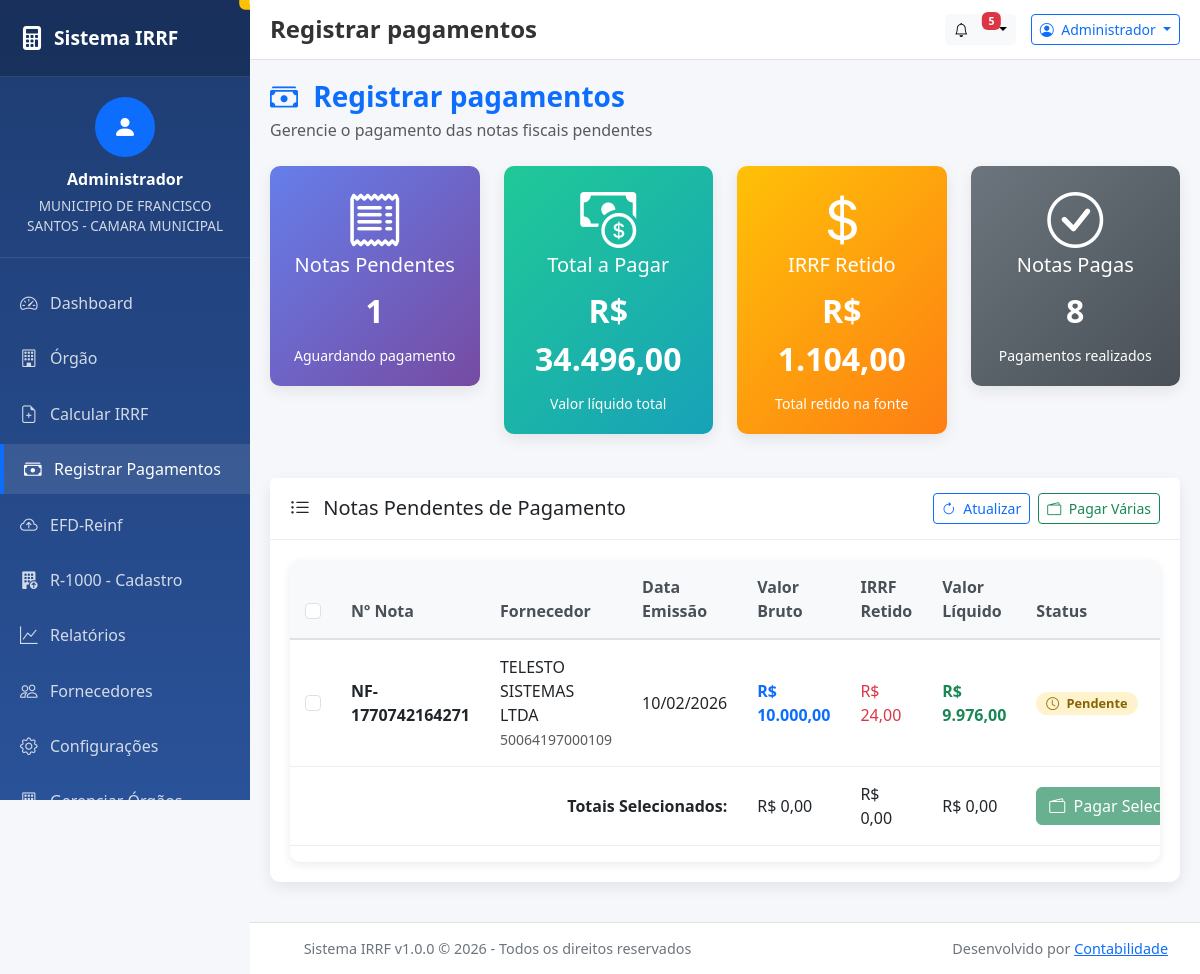
Before: /public/pagar-nota.php (signed in) with the older database file.
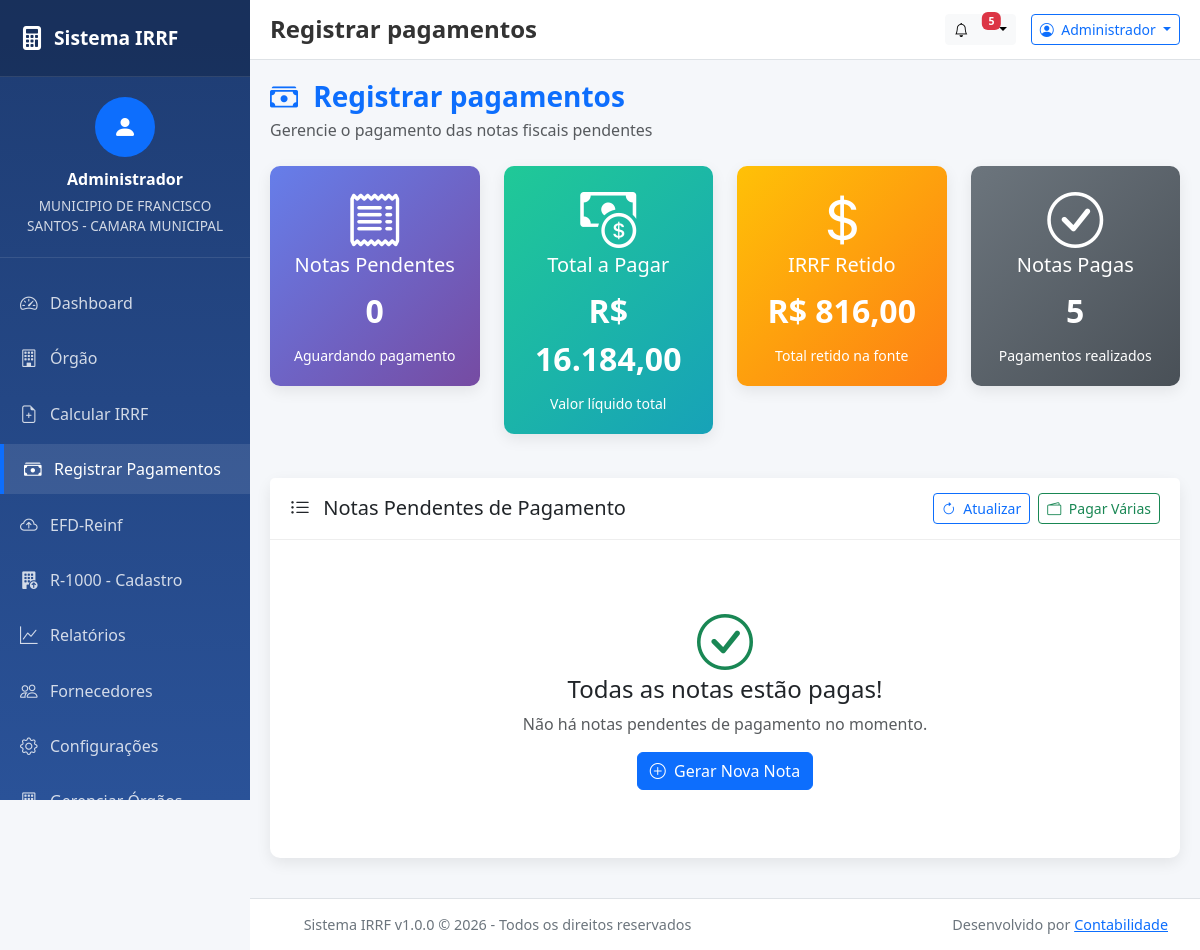
After: the same page with the newer database file.
### tables this page shows
CREATE TABLE `notas_fiscais` (
  `id` int(11) NOT NULL,
  `id_orgao` int(11) NOT NULL,
  `id_fornecedor` int(11) NOT NULL,
  `id_natureza_servico` int(11) NOT NULL,
  `numero_nota` varchar(50) NOT NULL,
  `serie_nota` varchar(20) DEFAULT NULL,
  `data_emissao` date NOT NULL,
  `data_pagamento` date DEFAULT NULL,
  `valor_bruto` decimal(15,2) NOT NULL,
  `aliquota_aplicada` decimal(5,2) NOT NULL,
  `valor_irrf_retido` decimal(15,2) DEFAULT 0.00,
  `valor_iss_retido` decimal(15,2) DEFAULT 0.00,
  `valor_liquido` decimal(15,2) GENERATED ALWAYS AS (`valor_bruto` - `valor_irrf_retido` - `valor_iss_retido`) STORED,
  `caminho_anexo_pdf` varchar(255) DEFAULT NULL,
  `status_pagamento` enum('pendente','pago') DEFAULT 'pendente',
  `nota_ativa` tinyint(1) DEFAULT 1,
  `observacoes` text DEFAULT NULL,
  `descricao_servico` text DEFAULT NULL,
  `created_at` timestamp NOT NULL DEFAULT current_timestamp(),
  `updated_at` timestamp NULL DEFAULT current_timestamp() ON UPDATE current_timestamp()
);

CREATE TABLE `fornecedores` (
  `id` int(11) NOT NULL,
  `cnpj` varchar(18) NOT NULL,
  `razao_social` varchar(255) NOT NULL,
  `nome_fantasia` varchar(255) DEFAULT NULL,
  `regime_tributario` enum('simples_nacional','lucro_presumido','lucro_real','mei','outros') NOT NULL DEFAULT 'outros',
  `ativo` tinyint(1) DEFAULT 1,
  `endereco_completo` text DEFAULT NULL,
  `email` varchar(255) DEFAULT NULL,
  `telefone` varchar(20) DEFAULT NULL,
  `created_at` timestamp NOT NULL DEFAULT current_timestamp()
);

### public/pagar-nota.php (called while the page is built)
<?php
require_once __DIR__ . '/../app/Views/pagar-nota.php';
?>

### app/Core/Database.php (called while the page is built, shortened)
<?php
class Database {
    private static $instance = null;
    private $conn;
    private function __construct() {
        try {
            $dsn = "mysql:host=" . DB_HOST . ";dbname=" . DB_NAME . ";charset=utf8mb4";
            $options = [
                PDO::ATTR_ERRMODE => PDO::ERRMODE_EXCEPTION,
                PDO::ATTR_DEFAULT_FETCH_MODE => PDO::FETCH_ASSOC,
                PDO::ATTR_EMULATE_PREPARES => false,
                PDO::ATTR_PERSISTENT => false,
                PDO::MYSQL_ATTR_INIT_COMMAND => "SET NAMES utf8mb4 COLLATE utf8mb4_unicode_ci"
            ];
            $this->conn = new PDO($dsn, DB_USER, DB_PASS, $options);
        } catch (PDOException $e) {
            if (DEBUG_MODE) {
                die("Erro na conexão com o banco de dados: " . $e->getMessage());
            } else {
                error_log("Erro de conexão: " . $e->getMessage());
                die("Erro interno do sistema. Contate o administrador.");
            }
        }
    }
    public static function getInstance() {
        if (self::$instance === null) {
            self::$instance = new Database();
        }
        return self::$instance;
    }
    public function getConnection() {
        return $this->conn;
    }
}

### app/Models/NotaFiscal.php (called while the page is built, shortened)
<?php
require_once __DIR__ . '/../Core/Database.php';
class NotaFiscal {
    private $db;
    private $table = 'notas_fiscais';
    public function __construct() {
        $this->db = Database::getInstance()->getConnection();
    }
    public function listarPendentesPagamento($idOrgao) {
        $sql = "SELECT nf.*, f.razao_social, f.cnpj, ns.descricao as natureza_desc
                FROM {$this->table} nf
                JOIN fornecedores f ON nf.id_fornecedor = f.id
                JOIN natureza_servicos ns ON nf.id_natureza_servico = ns.id
                WHERE nf.id_orgao = :id_orgao
                AND nf.status_pagamento = 'pendente'
                AND nf.nota_ativa = 1
                ORDER BY nf.data_emissao ASC";
        $stmt = $this->db->prepare($sql);
        $stmt->bindParam(':id_orgao', $idOrgao, PDO::PARAM_INT);
        $stmt->execute();
        return $stmt->fetchAll();
    }
    public function estatisticasPagamentos($idOrgao) {
        $sql = "SELECT
                COUNT(*) as total_notas,
                SUM(CASE WHEN status_pagamento = 'pendente' THEN 1 ELSE 0 END) as pendentes,
                SUM(CASE WHEN status_pagamento = 'pago' THEN 1 ELSE 0 END) as pagas,
                SUM(valor_bruto) as total_bruto,
                SUM(valor_irrf_retido) as total_irrf_retido,
                SUM(valor_liquido) as total_liquido
                FROM {$this->table}
                WHERE id_orgao = :id_orgao AND nota_ativa = 1";
        $stmt = $this->db->prepare($sql);
        $stmt->bindParam(':id_orgao', $idOrgao, PDO::PARAM_INT);
        $stmt->execute();
        return $stmt->fetch();
    }
}
?>

### app/Core/Session.php (called while the page is built, shortened)
<?php
class Session {
    public static function get($key, $default = null) {
        return $_SESSION[$key] ?? $default;
    }
    public static function getUser() {
        return self::get('usuario');
    }
    public static function getIdOrgao() {
        $usuario = self::getUser();
        return $usuario['id_orgao'] ?? null;
    }
}
?>

### app/Views/pagar-nota.php (the view, shortened to what the changed rows need)
<?php
require_once __DIR__ . '/../Core/Database.php';
require_once __DIR__ . '/../Models/NotaFiscal.php';
require_once __DIR__ . '/../Core/Session.php';
$usuario = Session::getUser();
$idOrgao = Session::getIdOrgao() ?? $usuario['id_orgao'] ?? null;
$notaModel = new NotaFiscal();
$notasPendentes = $notaModel->listarPendentesPagamento($idOrgao);
$estatisticas = $notaModel->estatisticasPagamentos($idOrgao);
require_once __DIR__ . '/layout/header.php';
?>
<div class="main-container">
    <div class="d-flex justify-content-between align-items-center mb-4">
        <div>
            <h1 class="h3 mb-1" style="color: var(--primary-color); font-weight: 700;">
                <i class="bi bi-cash-stack me-2"></i> Registrar pagamentos
            </h1>
        </div>
    </div>
    <div class="row mb-4">
        <div class="col-md-3">
            <div class="card card-resumo">
                <div class="card-body text-center">
                    <i class="bi bi-receipt display-4 mb-3"></i>
                    <h5>Notas Pendentes</h5>
                    <div class="valor-destaque"><?php echo $estatisticas['pendentes'] ?? 0; ?></div>
                    <p class="small mb-0">Aguardando pagamento</p>
                </div>
            </div>
        </div>
        <div class="col-md-3">
            <div class="card card-resumo" style="background: linear-gradient(135deg, #20c997 0%, #17a2b8 100%);">
                <div class="card-body text-center">
                    <i class="bi bi-cash-coin display-4 mb-3"></i>
                    <h5>Total a Pagar</h5>
                    <div class="valor-destaque">R$ <?php echo number_format($estatisticas['total_liquido'] ?? 0, 2, ',', '.'); ?></div>
                    <p class="small mb-0">Valor líquido total</p>
                </div>
            </div>
        </div>
        <div class="col-md-3">
            <div class="card card-resumo" style="background: linear-gradient(135deg, #ffc107 0%, #fd7e14 100%);">
                <div class="card-body text-center">
                    <i class="bi bi-currency-dollar display-4 mb-3"></i>
                    <h5>IRRF Retido</h5>
                    <div class="valor-destaque">R$ <?php echo number_format($estatisticas['total_irrf_retido'] ?? 0, 2, ',', '.'); ?></div>
                    <p class="small mb-0">Total retido na fonte</p>
                </div>
            </div>
        </div>
        <div class="col-md-3">
            <div class="card card-resumo" style="background: linear-gradient(135deg, #6c757d 0%, #495057 100%);">
                <div class="card-body text-center">
                    <i class="bi bi-check-circle display-4 mb-3"></i>
                    <h5>Notas Pagas</h5>
                    <div class="valor-destaque"><?php echo $estatisticas['pagas'] ?? 0; ?></div>
                    <p class="small mb-0">Pagamentos realizados</p>
                </div>
            </div>
        </div>
    </div>
    <div class="card">
        <div class="card-body">
            <?php if (empty($notasPendentes)): ?>
                <div class="text-center py-5">
                    <i class="bi bi-check-circle display-4 text-success mb-3"></i>
                    <h4>Todas as notas estão pagas!</h4>
                    <p class="text-muted">Não há notas pendentes de pagamento no momento.</p>
                    <a href="/sistema_irrf/public/gerar-nota" class="btn btn-primary">
                        <i class="bi bi-plus-circle me-1"></i> Gerar Nova Nota
                    </a>
                </div>
            <?php else: ?>
                <div class="table-responsive table-notas">
                    <table class="table table-hover">
                        <thead>
                            <tr>
                                <th width="50">
                                    <input type="checkbox" id="selecionarTodos" class="form-check-input">
                                </th>
                                <th>Nº Nota</th>
                                <th>Fornecedor</th>
                                <th>Data Emissão</th>
                                <th>Valor Bruto</th>
                                <th>IRRF Retido</th>
                                <th>Valor Líquido</th>
                                <th>Status</th>
                                <th width="180">Ações</th>
                            </tr>
                        </thead>
                        <tbody id="tabelaNotas">
                            <?php foreach ($notasPendentes as $nota): ?>
                                <tr data-id="<?php echo $nota['id']; ?>">
                                    <td>
                                        <input type="checkbox" class="form-check-input selecionar-nota" value="<?php echo $nota['id']; ?>">
                                    </td>
                                    <td>
                                        <strong><?php echo htmlspecialchars($nota['numero_nota']); ?></strong>
                                    </td>
                                    <td>
                                        <div><?php echo htmlspecialchars($nota['razao_social']); ?></div>
                                        <small class="text-muted"><?php echo htmlspecialchars($nota['cnpj']); ?></small>
                                    </td>
                                    <td>
                                        <?php echo date('d/m/Y', strtotime($nota['data_emissao'])); ?>
                                    </td>
                                    <td>
                                        <strong class="text-primary">R$ <?php echo number_format($nota['valor_bruto'], 2, ',', '.'); ?></strong>
                                    </td>
                                    <td>
                                        <span class="text-danger">R$ <?php echo number_format($nota['valor_irrf_retido'], 2, ',', '.'); ?></span>
                                    </td>
                                    <td>
                                        <strong class="text-success">R$ <?php echo number_format($nota['valor_liquido'], 2, ',', '.'); ?></strong>
                                    </td>
                                    <td>
                                        <span class="badge badge-pendente badge-status">
                                            <i class="bi bi-clock me-1"></i> Pendente
                                        </span>
                                    </td>
                                    <td>
                                    </td>
                                </tr>
                            <?php endforeach; ?>
                        </tbody>
                        <tfoot>
                            <tr>
                                <td colspan="4" class="text-end"><strong>Totais Selecionados:</strong></td>
                                <td id="totalBrutoSelecionado">R$ 0,00</td>
                                <td id="totalIrrfSelecionado">R$ 0,00</td>
                                <td id="totalLiquidoSelecionado">R$ 0,00</td>
                                <td colspan="2">
                                    <button class="btn btn-success" id="btnPagarSelecionadas" disabled>
                                        <i class="bi bi-wallet2 me-1"></i> Pagar Selecionadas
                                    </button>
                                </td>
                            </tr>
                        </tfoot>
                    </table>
                </div>
            <?php endif; ?>
        </div>
    </div>
</div>
<?php require_once __DIR__ . '/layout/footer.php'; ?>

Changed rows visible on the page:
removed notas_fiscais: numero_nota "NF-1770742164271", id_fornecedor.razao_social "TELESTO SISTEMAS LTDA", id_fornecedor.cnpj "50064197000109", data_emissao "10/02/2026", valor_bruto "10.000,00", valor_irrf_retido "24,00", valor_liquido "9.976,00"
Other visible differences:
$estatisticas['pendentes']: "1" → "0"
$estatisticas['total_liquido']: "34.496,00" → "16.184,00"
$estatisticas['total_irrf_retido']: "1.104,00" → "816,00"
$estatisticas['pagas']: "8" → "5"
form field value: "☐" → (not shown)
text no longer shown: "Nº Nota Fornecedor Data Emissão Valor Bruto IRRF Retido Valor Líquido Status Totais Selecionados: R$ 0,00 R$ 0,00 R$ 0,00 Pagar…"
text now shown: "Todas as notas estão pagas! Não há notas pendentes de pagamento no momento. Gerar Nova Nota"
